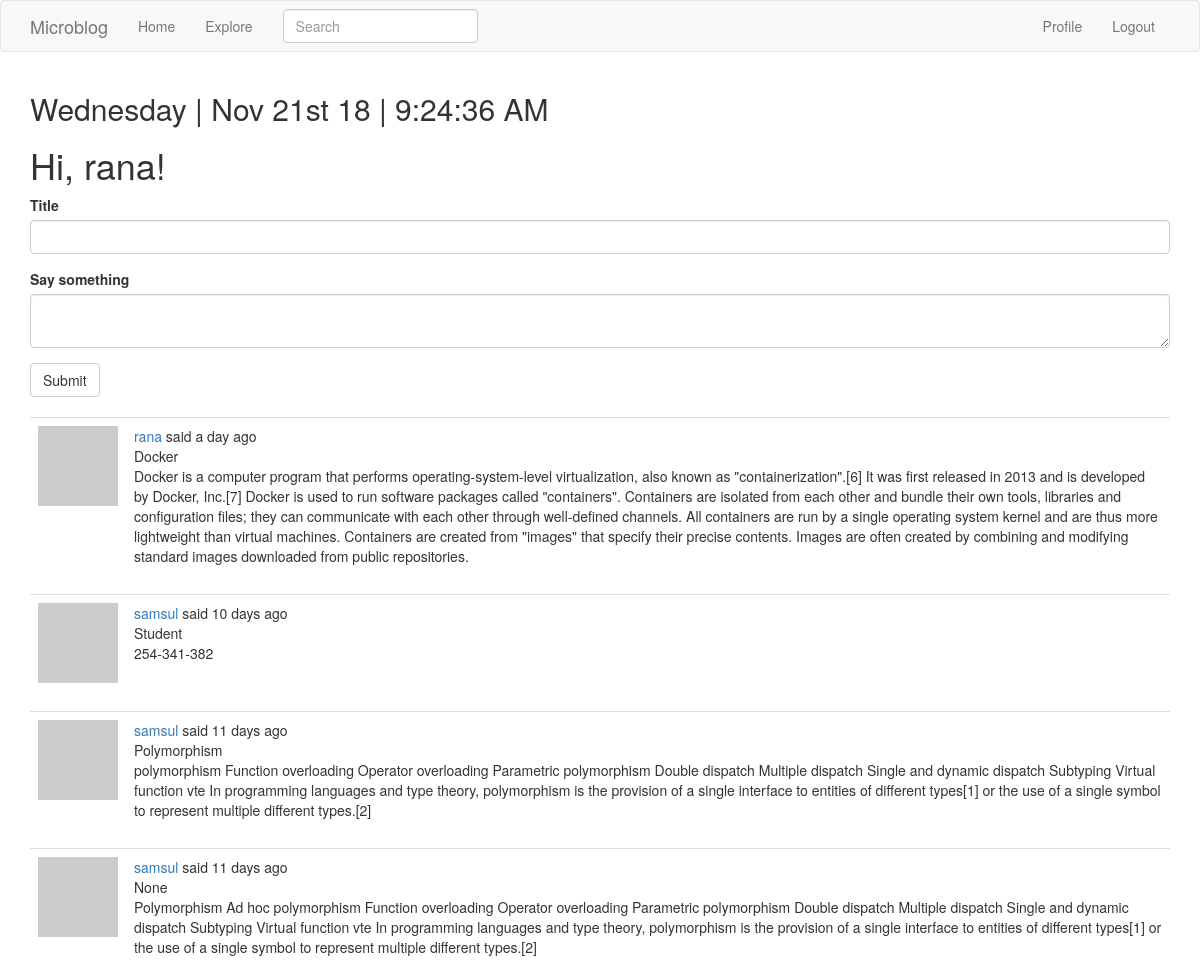
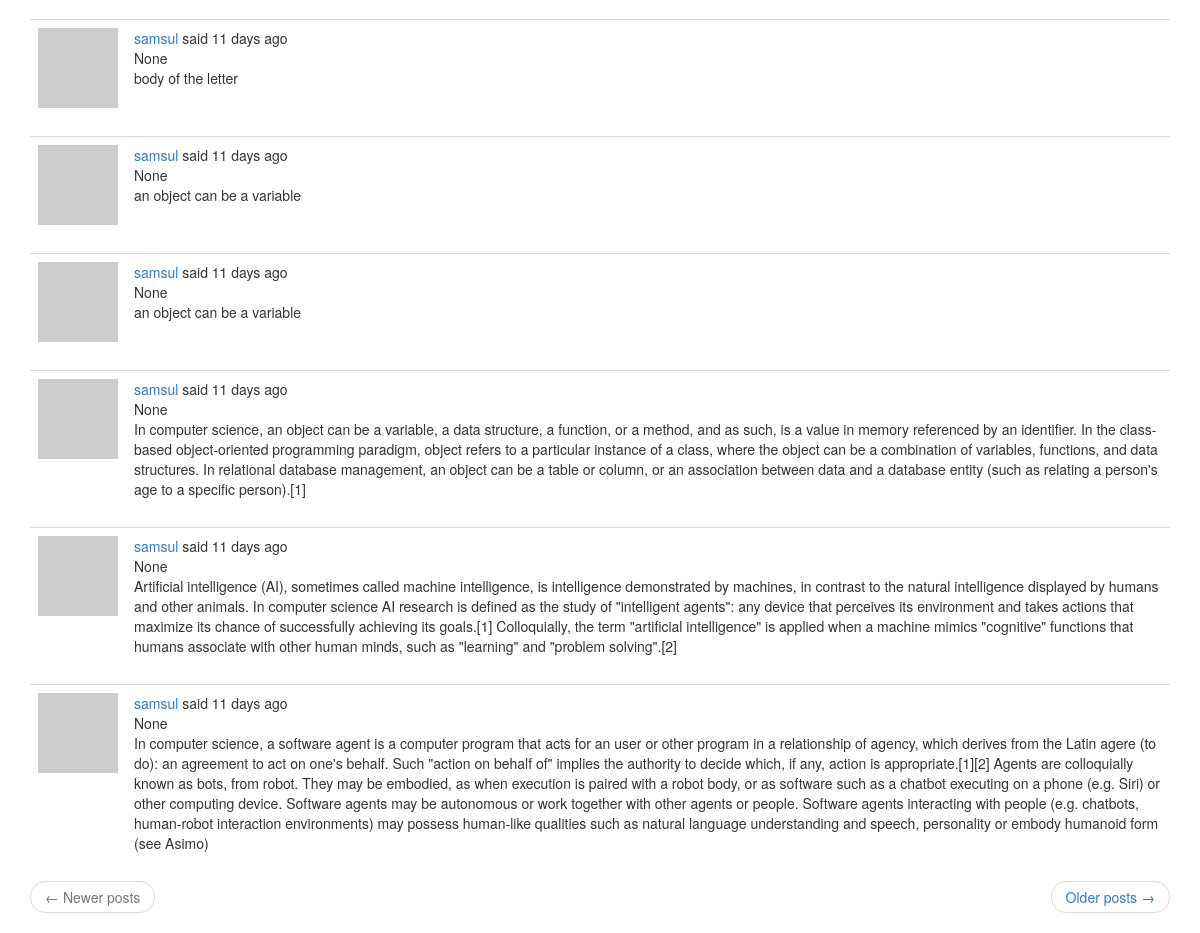
The page /index (signed in) on the database its author committed (2 pictures, top to bottom).
### app/models.py (models this page shows, shortened)
class User(UserMixin, db.Model):
    id = db.Column(db.Integer, primary_key=True)
    username = db.Column(db.String(64), index=True, unique=True)
    email = db.Column(db.String(120), index=True, unique=True)
    password_hash = db.Column(db.String(128))
    posts = db.relationship('Post', backref='author', lazy='dynamic')
    about_me = db.Column(db.String(140))
    last_seen = db.Column(db.DateTime, default=datetime.utcnow)
    followed = db.relationship(
        'User', secondary=followers,
        primaryjoin=(followers.c.follower_id == id),
        secondaryjoin=(followers.c.followed_id == id),
        backref=db.backref('followers', lazy='dynamic'), lazy='dynamic')
    def avatar(self, size):
        digest = md5(self.email.lower().encode('utf-8')).hexdigest()
        return 'https://www.gravatar.com/avatar/{}?d=identicon&s={}'.format(digest, size)
    def followed_posts(self):
        followed = Post.query.join(
            followers, (followers.c.followed_id == Post.user_id)).filter(
                followers.c.follower_id == self.id)
        own = Post.query.filter_by(user_id=self.id)
        return followed.union(own).order_by(Post.timestamp.desc())

class SearchableMixin(object):
    @classmethod
    def before_commit(cls, session):
        session._changes = {
            'add': list(session.new),
            'update': list(session.dirty),
            'delete': list(session.deleted)
        }
    @classmethod
    def after_commit(cls, session):
        for obj in session._changes['add']:
            if isinstance(obj, SearchableMixin):
                add_to_index(obj.__tablename__, obj)
        for obj in session._changes['update']:
            if isinstance(obj, SearchableMixin):
                add_to_index(obj.__tablename__, obj)
        for obj in session._changes['delete']:
            if isinstance(obj, SearchableMixin):
                remove_from_index(obj.__tablename__, obj)
        session._changes = None

class Post(SearchableMixin, db.Model):
    __searchable__ = ['body', 'title']
    id = db.Column(db.Integer, primary_key=True)
    title = db.Column(db.String(50))
    body = db.Column(db.String(140))
    timestamp = db.Column(db.DateTime, index=True, default=datetime.utcnow)
    user_id = db.Column(db.Integer, db.ForeignKey('user.id'))
    language = db.Column(db.String(5))

### app/main/routes.py (the view, shortened to what this page needs)
@bp.route('/', methods=['POST', 'GET'])
@bp.route('/index', methods=['POST', 'GET'])
@login_required
def index():
    form = PostForm()
    page = request.args.get('page', 1, type=int)
    posts = current_user.followed_posts().paginate(
        page, current_app.config['POSTS_PER_PAGE'], False)
    next_url = url_for('main.index', page=posts.next_num)  if posts.has_next else None
    prev_url = url_for('main.index', page=posts.prev_num)  if posts.has_prev else None
    return render_template('index.html', title= _('Home'), form=form, posts=posts.items, next_url=next_url, prev_url=prev_url)

### app/main/forms.py
class SearchForm(FlaskForm):
    q = StringField(_l('Search'), validators=[DataRequired()])
    def __init__(self, *args, **kwargs):
        if 'formdata' not in kwargs:
            kwargs['formdata'] = request.args
        if 'csrf_enabled' not in kwargs:
            kwargs['csrf_enabled'] = False
        super(SearchForm, self).__init__(*args, **kwargs)

class PostForm(FlaskForm):
    title = StringField(_l('Title'), validators=[DataRequired()])
    post = TextAreaField(_l('Say something'), validators=[DataRequired(), Length(min=1, max=1500)])
    submit = SubmitField(_l('Submit'))

### app/main/routes.py (called while the page is built)
@bp.before_request
def before_request():
    if current_user.is_authenticated:
        current_user.last_seen = datetime.utcnow()
        db.session.commit()
    g.local = str(get_locale())

@bp.before_request
def before_request():
    if current_user.is_authenticated:
        current_user.last_seen = datetime.utcnow()
        db.session.commit()
        g.search_form = SearchForm()
    g.locale = str(get_locale())

### app/models.py (called while the page is built)
@login.user_loader
def load_user(id):
    return User.query.get(int(id))

### app/templates/index.html (shortened to what this page needs)
{% extends "base.html" %}
{% import 'bootstrap/wtf.html' as wtf %}
{% block app_content %}
    <h1>{{ _('Hi, %(username)s!', username=current_user.username) }}</h1>
    {% if form %}
    {{ wtf.quick_form(form) }}
    <br>
    {% endif %}
    {% for post in posts %}
        <table class="table table-hover">
        <tr>
            <td width="70px">
                <a href="{{ url_for('main.user', username=post.author.username) }}">
                <img src="{{ post.author.avatar(100) }}">
                </a>
            </td>
            <td>
                {{ _('%(username)s said %(when)s',
                    username=user_link, when=moment(post.timestamp).fromNow()) }}
                <br>
                <span id="post{{ post.id }}">{{ post.title }}</span><br>
                <span id="post{{ post.id }}">{{ post.body }}</span>
            </td>
        </tr>
    </table>
    {% endfor %}
    <nav aria-label="...">
        <ul class="pager">
            <li class="previous{% if not prev_url %} disabled{% endif %}">
                <a href="{{ prev_url or '#' }}">
                    <span aria-hidden="true">&larr;</span> {{ _('Newer posts') }}
                </a>
            </li>
            <li class="next{% if not next_url %} disabled{% endif %}">
                <a href="{{ next_url or '#' }}">
                    {{ _('Older posts') }} <span aria-hidden="true">&rarr;</span>
                </a>
            </li>
        </ul>
    </nav>
{% endblock %}

### rows shown on the page
Post: title "Docker", body "Docker is a computer program that performs operating-system-level virtualization, also known as \"containerization\".[6] It was first released in 2013 and is developed by Docker, Inc.[7] Docker is used to run software packages called \"containers\". Containers are isolated from each other and bundle their own tools, libraries and configuration files; they can communicate with each other through well-defined channels. All containers are run by a single operating system kernel and are thus more lightweight than virtual machines. Containers are created from \"images\" that specify their precise contents. Images are often created by combining and modifying standard images downloaded from public…"
Post: title "Student", body "254-341-382"
Post: title "Polymorphism", body "polymorphism Function overloading Operator overloading Parametric polymorphism Double dispatch Multiple dispatch Single and dynamic dispatch Subtyping Virtual function vte In programming languages and type theory, polymorphism is the provision of a single interface to entities of different types[1] or the use of a single symbol to represent multiple different types.[2]"
Post: title "None", body "Polymorphism Ad hoc polymorphism Function overloading Operator overloading Parametric polymorphism Double dispatch Multiple dispatch Single and dynamic dispatch Subtyping Virtual function vte In programming languages and type theory, polymorphism is the provision of a single interface to entities of different types[1] or the use of a single symbol to represent multiple different types.[2]"
Post: title "None", body "body of the letter"
Post: title "None", body "an object can be a variable"
Post: title "None", body "an object can be a variable"
Post: title "None", body "In computer science, an object can be a variable, a data structure, a function, or a method, and as such, is a value in memory referenced by an identifier. In the class-based object-oriented programming paradigm, object refers to a particular instance of a class, where the object can be a combination of variables, functions, and data structures. In relational database management, an object can be a table or column, or an association between data and a database entity (such as relating a person's age to a specific person).[1]"
Post: title "None", body "Artificial intelligence (AI), sometimes called machine intelligence, is intelligence demonstrated by machines, in contrast to the natural intelligence displayed by humans and other animals. In computer science AI research is defined as the study of \"intelligent agents\": any device that perceives its environment and takes actions that maximize its chance of successfully achieving its goals.[1] Colloquially, the term \"artificial intelligence\" is applied when a machine mimics \"cognitive\" functions that humans associate with other human minds, such as \"learning\" and \"problem solving\".[2]"
Post: title "None", body "In computer science, a software agent is a computer program that acts for an user or other program in a relationship of agency, which derives from the Latin agere (to do): an agreement to act on one's behalf. Such \"action on behalf of\" implies the authority to decide which, if any, action is appropriate.[1][2] Agents are colloquially known as bots, from robot. They may be embodied, as when execution is paired with a robot body, or as software such as a chatbot executing on a phone (e.g. Siri) or other computing device. Software agents may be autonomous or work together with other agents or people. Software agents interacting with people (e.g. chatbots, human-robot interaction environments)…"

### other values the page prints
{{ moment().format('dddd') }} "Wednesday"
{{ moment().format("MMM Do YY") }} "Nov 21st 18"
{{ moment().format('LTS') }} "9:24:36 AM"
